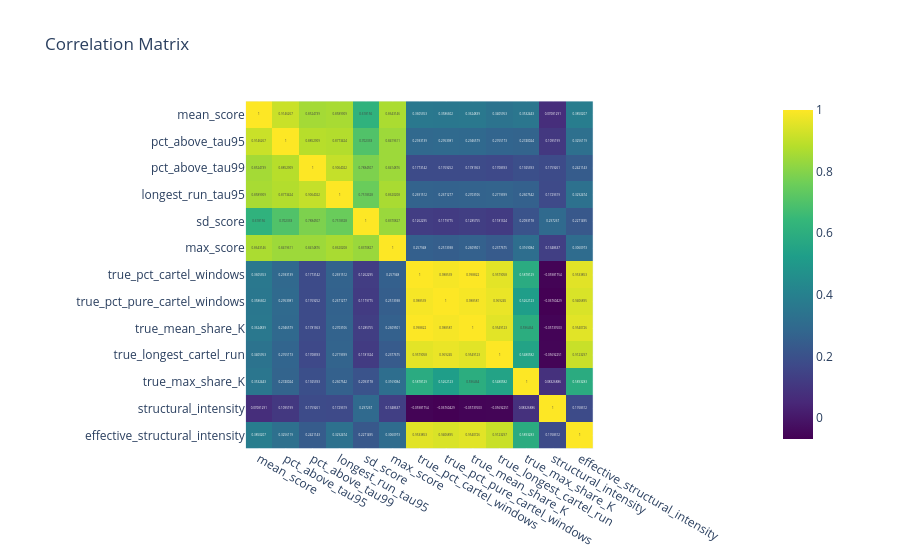

Source (notebook cell):
### Code cell
cols = [
    "mean_score",
    "pct_above_tau95",
    "pct_above_tau99",
    "longest_run_tau95",
    "sd_score",
    "max_score",
    "true_pct_cartel_windows",
    "true_pct_pure_cartel_windows",
    "true_mean_share_K",
    "true_longest_cartel_run",
    "true_max_share_K",
    "structural_intensity", 
    "effective_structural_intensity"
]

cor = df[cols].corr()

fig = px.imshow(
    cor,
    text_auto=True,           
    color_continuous_scale='Viridis', 
    title='Correlation Matrix'
)

fig.show()

### Figure 1 — Plotly figure (JSON) as saved in the notebook; plotly's stock layout.template omitted (floating-point values rounded to 4 significant figures; data arrays with more than 128 entries replaced by an {"elided": "..."} marker saying what was removed)
{"data": [{"coloraxis": "coloraxis", "hovertemplate": "x: %{x}<br>y: %{y}<br>color: %{z}<extra></extra>", "name": "0", "texttemplate": "%{z}", "type": "heatmap", "x": ["mean_score", "pct_above_tau95", "pct_above_tau99", "longest_run_tau95", "sd_score", "max_score", "true_pct_cartel_windows", "true_pct_pure_cartel_windows", "true_mean_share_K", "true_longest_cartel_run", "true_max_share_K", "structural_intensity", "effective_structural_intensity"], "xaxis": "x", "y": ["mean_score", "pct_above_tau95", "pct_above_tau99", "longest_run_tau95", "sd_score", "max_score", "true_pct_cartel_windows", "true_pct_pure_cartel_windows", "true_mean_share_K", "true_longest_cartel_run", "true_max_share_K", "structural_intensity", "effective_structural_intensity"], "yaxis": "y", "z": {"elided": "13x13 float values"}}], "layout": {"coloraxis": {"colorscale": [[0, "#440154"], [0.1111, "#482878"], [0.2222, "#3e4989"], [0.3333, "#31688e"], [0.4444, "#26828e"], [0.5556, "#1f9e89"], [0.6667, "#35b779"], [0.7778, "#6ece58"], [0.8889, "#b5de2b"], [1, "#fde725"]]}, "title": {"text": "Correlation Matrix"}, "xaxis": {"anchor": "y", "constrain": "domain", "domain": [0, 1], "scaleanchor": "y"}, "yaxis": {"anchor": "x", "autorange": "reversed", "constrain": "domain", "domain": [0, 1]}}}
